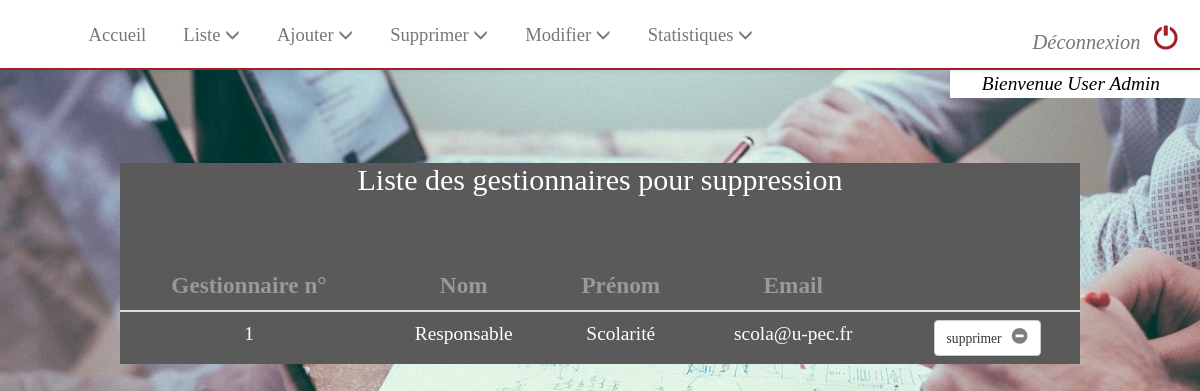
Screenshot of /admin/suppression/suppr_gestionnaire_form.php (signed in) with the database file from the repository.
### tables this page shows
CREATE TABLE `gestionnaires` (
  `gid` int(11) NOT NULL,
  `nom` varchar(30) NOT NULL,
  `prenom` varchar(30) NOT NULL,
  `email` varchar(30) NOT NULL,
  `token` varchar(200) NOT NULL
);

### admin/suppression/suppr_gestionnaire_form.php (the view, shortened to what this page needs)
<?php
	include("../../header/header_admin.php");
?>
	<?php
		require("../../db_config.php");
		try {
			$db = new PDO($dsn, $username, $password);
			$db->setAttribute(PDO::ATTR_ERRMODE, PDO::ERRMODE_EXCEPTION);
			$SQL = "SELECT * FROM gestionnaires ";
			$st=$db->prepare($SQL);
			$res=$st->execute();
			if($st->rowCount()==0) {
				?><p style="color:yellow; font-size:120%;" class="center"><?php if(isset($_SESSION['mess'])) { echo htmlspecialchars($_SESSION['mess']); unset($_SESSION['mess']); } ?></p>
				<div class="center" style="font-size:120%; padding-bottom:200px;"><?php echo "Aucun stage trouvé dans la base de donnée.";?></div><?php
			} else {
				?>
				<div class="table-custom" style="width:80%;margin-left:10%; margin-bottom:100px;">
					<h2>Liste des gestionnaires pour suppression</h2>
					<table class="table center ">
					<thead><tr style="font-size:120%; color:#999999;"><th class="center">Gestionnaire n°</th><th class="center">Nom</th><th class="center">Prénom</th><th class="center">Email</th><th></th></tr></thead>
						<?php
						while($row=$st->fetch()) {
							$gid = intval($row['gid']);
							?>
							<tr class="center">
								<td><?php echo intval($row['gid']) ?></td>
								<td><?php echo htmlspecialchars($row['nom']);?></td>
								<td><?php echo htmlspecialchars($row['prenom']);?></td>
								<td><?php echo htmlspecialchars($row['email']);?></td>
								<td>
									<a id="mod" data-toggle="modal" href="#myModal<?php echo $gid; ?>" class="suppr"><button class="btn btn-default" style="font-size:70%;">supprimer<span style="font-size:120%; text-align:right; margin-left:10px; color:grey;" class="glyphicon glyphicon-minus-sign"></span></button></a>
								</td>
							</tr>
							<?php
						} ?>
					</table>
				</div>
					<?php
			}
		}
		catch(PDOException $e) {
			exit("Erreur de connexion ".$e->getMessage());
		}
	include("../../footer.php");
	?>

### style.css (style rules this page uses)
button { text-align: center; }
.center { text-align: center; }
html, body { background: rgb(150, 150, 150); background-image: url("image/image4b.jpg"); background-repeat: no-repeat; background-size: cover; height: auto; position: relative; color: black; font-family: Calibri; font-size: 110%; width: 100%; transition: background-color .5s; }
.table-custom { background: rgb(90, 90, 90); text-align: center; margin-left: 25%; margin-right: auto; margin-top: 80px; color: white; width: 50%; }

### rows the page displays
gestionnaires: gid "1", nom "Responsable", prenom "Scolarité", email "scola@u-pec.fr"

### other values shown
$_SESSION['prenom'] "User"
$_SESSION['nom'] "Admin"
